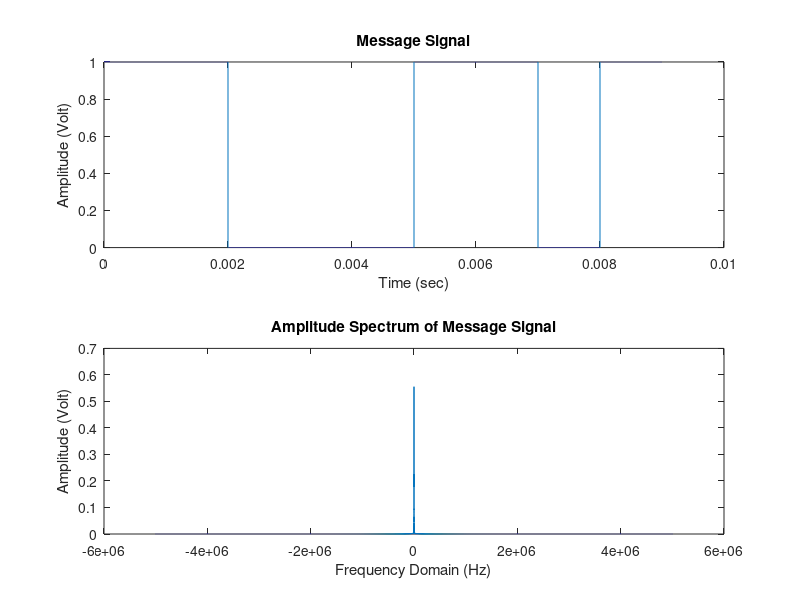
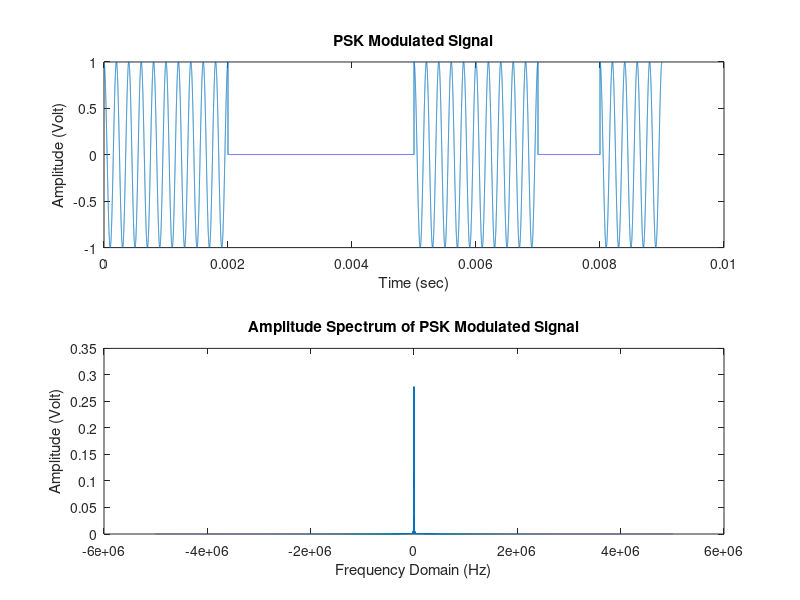

The MATLAB source for these figures, in order:
m = [1 1 0 0 0 1 1 0 1];   % Binary message vector
T = 1e-3;                  % Symbol period
dt = 1e-7;                 % Time resolution
fc = 5e3;                  % Carrier frequency
Nm = length(m);            % Number of message bits
Tw = Nm * T;               % Total time window
t = 0:dt:Tw-dt;            % Time vector
Np = round(T/dt);          % Number of points per symbol
pm = [];
for i = 1:Nm
    pm = [pm m(i)*ones(1, Np)];
end

carrier = cos(2*pi*fc*t);  % Carrier signal
psk = pm .* carrier;       % PSK modulated signal

BW = 1/dt;
Nt = length(t);
df = BW/Nt;
f = -BW/2:df:BW/2-df;
ph_pm = fft(pm);
ph_pm = fftshift(ph_pm)/Nt;
ph_psk = fft(psk);
ph_psk = fftshift(ph_psk)/Nt;

figure
subplot(2, 1, 1)
plot(t, pm)
xlabel('Time (sec)');
ylabel('Amplitude (Volt)');
title('Message Signal');
subplot(2, 1, 2)
plot(f, abs(ph_pm))
xlabel('Frequency Domain (Hz)');
ylabel('Amplitude (Volt)');
title('Amplitude Spectrum of Message Signal');

figure
subplot(2, 1, 1)
plot(t, psk)
xlabel('Time (sec)');
ylabel('Amplitude (Volt)');
title('PSK Modulated Signal');
subplot(2, 1, 2)
plot(f, abs(ph_psk))
xlabel('Frequency Domain (Hz)');
ylabel('Amplitude (Volt)');
title('Amplitude Spectrum of PSK Modulated Signal');
